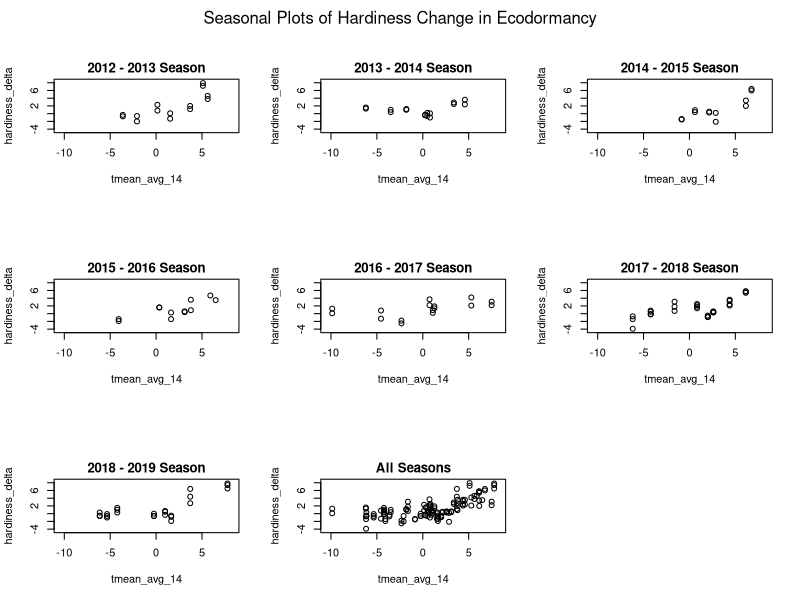

Write the R code that produced this figure.
# Started Feburary 4, 2022

# Creating hardiness simulation data to validate that
# stan model is correctly estimating parameters.

# setting wd to ./viz to adhere to analogue to ML wd
setwd("c:/users/adamf/onedrive/documents/code/hardiness/viz")

hardiness <- read.csv("../data/model_train.csv")

# changing datetime to be the correct type
hardiness$datetime = as.Date(hardiness$datetime, format = "%Y-%m-%d")

sb <- hardiness[hardiness$variety == "Sauvignon blanc", ]
sb_oe <- sb[sb$site == "Oliver, east", ]

# filter for ecodormancy and endodormancy based on the
# boundary set by Fergusen et al.
# their relationship with temperature should be opposite
sb_eco <- sb_oe[sb_oe$DD_sum < -300, ]

ylim_min <- min(na.omit(sb_eco$hardiness_delta)) - 0.5
ylim_max <- max(na.omit(sb_eco$hardiness_delta)) + 0.5
xlim_min <- min(na.omit(sb_eco$tmean_avg_14)) - 0.5
xlim_max <- max(na.omit(sb_eco$tmean_avg_14)) + 0.5

png(file = "simulations/sauvb_oe_season1_eco.png")
par(mfrow = c(3, 3), mar = c(5.1, 4.1, 6, 2.1))

# plot to show endodormancy vs tmean
for (season in unique(hardiness$season)) {
    years_list <- unique(format(sb[sb$season == season,]$datetime, "%Y"))
    year0 <- years_list[1]
    year1 <- years_list[2]

    plot(hardiness_delta ~ tmean_avg_14,
    data = sb_eco[sb_eco$season == season, ],
    ylim = c(ylim_min, ylim_max), xlim = c(xlim_min, xlim_max))

    title(main = paste(year0, "-", year1, "Season"), line = 0.5)
}

plot(hardiness_delta ~ tmean_avg_14, data = sb_eco, 
ylim = c(ylim_min, ylim_max), xlim = c(xlim_min, xlim_max))

title(main = "All Seasons", line = 0.5)

mtext("Seasonal Plots of Hardiness Change in Ecodormancy",
side = 3, line = -2, outer = TRUE)

dev.off()